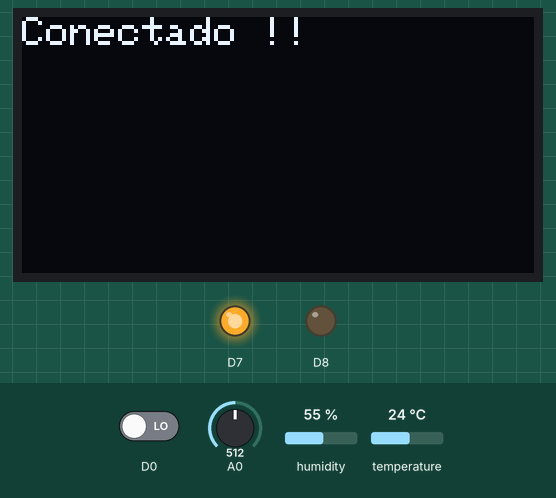
Bench run of a sketch on a simulated ESP8266 (Wemos D1 mini). Parts: 128×64 one-colour display, output pins drawn as LEDs (lit = HIGH). The test bench sets the inputs (shaded band); at power-on: D0 LOW, A0 = 512, humidity 55 %, temperature 24 °C. WiFi joins after 1.5 s; servers stay silent unless stated; the display library's start-up logo is not drawn; what the sketch prints to the serial monitor is not drawn.

Above: at 9.9 s.
10.0 s: D0 driven HIGH
At 10.6 s:
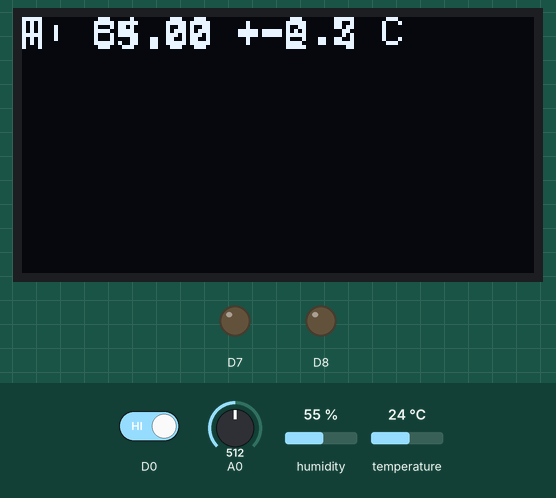
11.5 s: A0 set to 810
13.0 s: A0 set to 834
At 14.0 s:
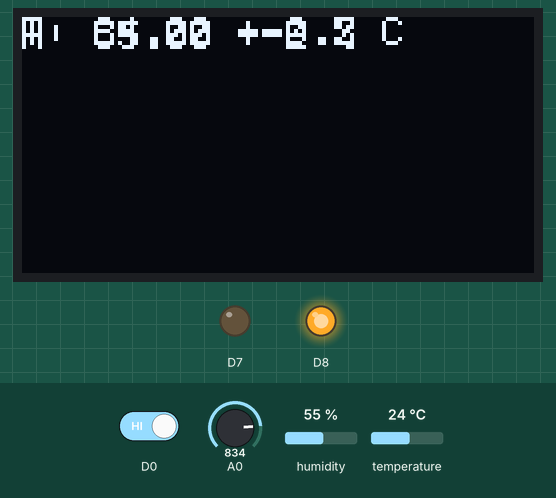
At 24.7 s:
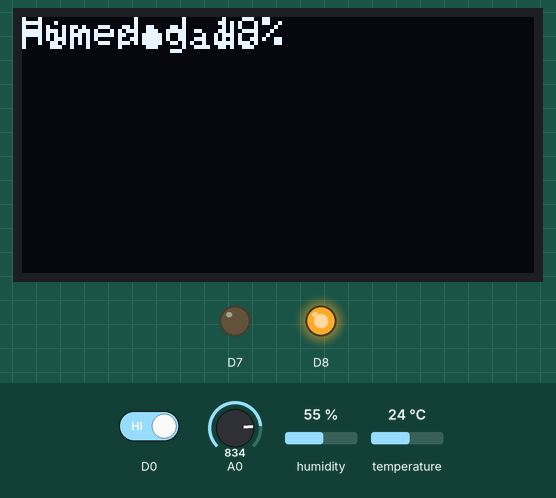
Timing chart, 0 to 25.6 s (numbered marks = the images above; inputs shaded):
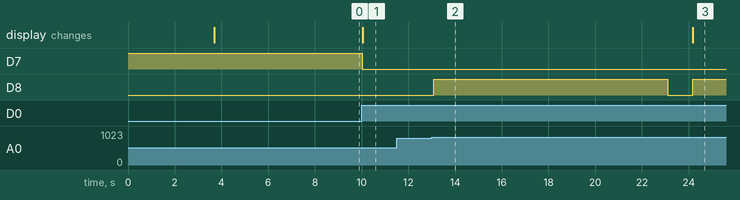

Measured:
- the behaviour switches between 824 and 825 on A0 (found by bisection; images 1 and 2)
- after the input at 10.0 s, D7: HIGH → LOW at once; the display: changes after 0.05 s (image 1)
- after the input at 11.5 s, every drawn part: stays the same
- after the input at 13.0 s, D8: LOW → HIGH after 0.08 s, → LOW 10.0 s later, → HIGH 1.1 s later

The sketch:

RegadorAutomaticoOledPRO.ino
```cpp
#include <Wire.h>
#include <ESP8266WiFi.h>
#include <ESP8266WebServer.h>
#include <Adafruit_GFX.h>
#include <Adafruit_SSD1306.h>

#include "AHT10.h"
#include "Server.hpp"
#define TIMER_BOMBA 10000
#define UMBRAL_HUM 20
#define TIMER_LCD 10000
#define SCREEN_WIDTH 128 // OLED display width, in pixels
#define SCREEN_HEIGHT 64 // OLED display height, in pixels

// Declaration for an SSD1306 display connected to I2C (SDA, SCL pins)
#define OLED_RESET     4 // Reset pin # (or -1 if sharing Arduino reset pin)
Adafruit_SSD1306 display(SCREEN_WIDTH, SCREEN_HEIGHT, &Wire, OLED_RESET);

AHT10 sensorTemp(AHT10_ADDRESS_0X38);

int readStatus = 0;
int sensorValue = 0;
int timer = 0;
int humidity = 0;
long timeIni = 0;
long timeFin = 0;
long timeButton = 0;
int pinState = HIGH;

void setup(void)
{
  Serial.begin(115200);

  pinMode(D8,OUTPUT);
  pinMode(D7,OUTPUT);
  pinMode(D0,INPUT);

  digitalWrite(D7,pinState);

  // SSD1306_SWITCHCAPVCC = generate display voltage from 3.3V internally
  if(!display.begin(SSD1306_SWITCHCAPVCC, 0x3D)) { // Address 0x3D for 128x64
    Serial.println(F("SSD1306 allocation failed"));
    for(;;); // Don't proceed, loop forever
  }

   // Inicializar el LCD
  activateDisplay();

  // Show initial display buffer contents on the screen --
  // the library initializes this with an Adafruit splash screen.
  while (sensorTemp.begin() != true)
  {
    showText("Inicializando",0,1);
  }

  showText("Conectando...",0,1);

  connectWiFi_STA();
  initServer();
  showText("Conectado !!",0,1);

  delay(1000);

  desactivateDisplay();

  delay(1000);

  readStatus = sensorTemp.readRawData();

  delay(100);

  activateDisplay();

  if(readStatus != AHT10_ERROR){
    showSensor(sensorTemp.readTemperature(AHT10_USE_READ_DATA),sensorTemp.readHumidity(AHT10_USE_READ_DATA));
  }else{
    showText("Se ha perdido la conexión con los sensores",0,1);
  }

  delay(5000);

  desactivateDisplay();
}

void loop()
{
   int pressButton = 0;
   String textoBomba = "";

   humidity = 0;
   readStatus = sensorTemp.readRawData();
   sensorValue = analogRead(A0);
   humidity=map(sensorValue,0,1024,100, 0);

   pressButton = digitalRead(D0);

   Serial.print("button mode: ");
   Serial.println(pressButton);

    if(pressButton == pinState &&
      timeButton == 0
      ){
        if(pinState == HIGH){
          pinState = LOW;
        }else{
          pinState = HIGH;
        }

      digitalWrite(D7,pinState);
      timeButton = millis();
      activateDisplay();
      Serial.println("Boton pulsado");

   }

   Serial.print("Humedad suelo: ");
   Serial.print(humidity);
   Serial.print(" % ");
   Serial.println(sensorValue);

  if(humidity < UMBRAL_HUM && timer == 0){

    activateDisplay();

    textoBomba = "Hum. baja " + String(humidity) + "%";
    //activamos el motor de la bomba 10 segundos
    showText(textoBomba,0,1);
    showText("Regando...",1,0);
    digitalWrite(D8, HIGH);
    timer = millis();
  }

  if(timer != 0){
    textoBomba = "Hum. baja " + String(humidity) + "%";
    //activamos el motor de la bomba 10 segundos
    showText(textoBomba,0,1);
    showText("Regando...",1,0);

    if((timer  + TIMER_BOMBA) < millis()){
      textoBomba = "Humedad " + String(humidity) + "%";
      //activamos el motor de la bomba 10 segundos
      showText(textoBomba,0,1);
      showText("Fin regado",1,0);

      digitalWrite(D8, LOW);
      timer = 0;

      delay(1000);
    }
  }else{
    if(timeButton + TIMER_LCD > millis()){
      if (readStatus != AHT10_ERROR){
        showSensor(sensorTemp.readTemperature(AHT10_USE_READ_DATA),sensorTemp.readHumidity(AHT10_USE_READ_DATA));
      }else{
        showText("Se ha perdido la conexión con los sensores",0,1);
      }
    }else{
      timeButton=0;
      desactivateDisplay();
    }
  }

  sensorValues(sensorTemp.readTemperature(AHT10_USE_READ_DATA),sensorTemp.readHumidity(AHT10_USE_READ_DATA),humidity,timer);
  server.handleClient();
}

void showText(String text,int linea,int clear){

  if(clear == 1){
    display.clearDisplay();
  }

  // Ubicamos el cursor en la primera posición(columna:0) de la segunda línea(fila:1)
  display.setCursor(0, linea);
   // Escribimos el número de segundos trascurridos
  display.print(text);
}

void showSensor(float temp,float hum){
  // Ubicamos el cursor en la primera posición(columna:0) de la segunda línea(fila:1)
  display.clearDisplay();

  display.setTextSize(1);      // Normal 1:1 pixel scale
  display.setTextColor(SSD1306_WHITE); // Draw white text
  display.setCursor(0, 0);     // Start at top-left corner
  display.cp437(true);         // Use full 256 char 'Code Page 437' font

  display.print("T: ");
  display.print(temp);
  display.print(" +-0.3 C ");

  display.setCursor(0,1);
  display.print("H: ");
  display.print(hum);
  display.print(" +-2 %");

  Serial.print("T: ");
  Serial.print(temp);
  Serial.println(" +-0.3 C ");

  Serial.print("H: ");
  Serial.print(hum);
  Serial.println(" +-2 %");
}

void activateBackLight(){
}

void desactivateBackLight(){
}

void activateDisplay(){
  display.display();
}

void desactivateDisplay(){

  //display.noDisplay();
}
```

Server.hpp
```cpp
#include "config.h"  // Sustituir con datos de vuestra red

    ESP8266WebServer server(80);
    float t;
    float h;
    int m;
    int s;


  void sensorValues(float temp,float hum,int moist,int state){
     t = temp;
     h = hum;
     m = moist;
     s = state;
  }

  // Funcion al recibir petición GET
  void getLED()
  {
     // devolver respuesta
     server.send(200, "text/plain", String("GET ") + server.arg(String("Id")));
  }

  // Funcion al recibir petición POST
  void setLED()
  {
     // mostrar por puerto serie
     Serial.println(server.argName(0));

     // devolver respuesta
     server.send(200, "text/plain", String("POST ") + server.arg(String("Id")) + " " + server.arg(String("Status")));
  }

  // Funcion que se ejecutara en la URI '/'
  void handleRoot()
  {
     server.send(200, "text/plain", "Hola mundo! Temp: " + String(t) + "ºC Humedad: " + String(h) + "% Humedad tierra: " + String(m) + "%");
  }

  // Funcion que se ejecutara en URI desconocida
  void handleNotFound()
  {
     server.send(404, "text/plain", "Not found");
  }

  void initServer()
  {
     // Ruteo para '/'
     server.on("/", handleRoot);

     // Ruteo para '/inline' usando función lambda
     server.on("/inline", []() {
        server.send(200, "text/plain", "Esto tambien funciona");
     });

     // Definimos dos routeos
     server.on("/led", HTTP_GET, getLED);
     server.on("/led", HTTP_POST, setLED);

     // Ruteo para URI desconocida
     server.onNotFound(handleNotFound);

     // Iniciar servidor
     server.begin();
     Serial.println("HTTP server started");
  }

  void connectWiFi_STA(bool useStaticIP = false)
  {
     Serial.println("Connecting...");
     WiFi.mode(WIFI_STA);
     WiFi.begin(ssid, password);
     if(useStaticIP) WiFi.config(ip, gateway, subnet);
     while (WiFi.status() != WL_CONNECTED)
     {
       delay(100);
       Serial.print('.');
     }

     Serial.println("");
     Serial.print("Iniciado STA:\t");
     Serial.println(ssid);
     Serial.print("IP address:\t");
     Serial.println(WiFi.localIP());
     Serial.print("MAC adress: \t");
     Serial.println(WiFi.macAddress());
  }

  void connectWiFi_AP(bool useStaticIP = false)
  {
     Serial.println("");
     WiFi.mode(WIFI_AP);
     while(!WiFi.softAP(ssid, password))
     {
       Serial.println(".");
       delay(100);
     }
     if(useStaticIP) WiFi.softAPConfig(ip, gateway, subnet);

     Serial.println("");
     Serial.print("Iniciado AP:\t");
     Serial.println(ssid);
     Serial.print("IP address:\t");
     Serial.println(WiFi.softAPIP());
  }
```

config.h
```cpp
const char* ssid     = "HOMEFIBER";
const char* password = "1A2B3C4D5E6F";
const char* hostname = "WEMOSD1";

IPAddress ip(192, 168, 14, 134);
IPAddress gateway(192, 168, 14, 1);
IPAddress subnet(255, 255, 255, 0);
```
